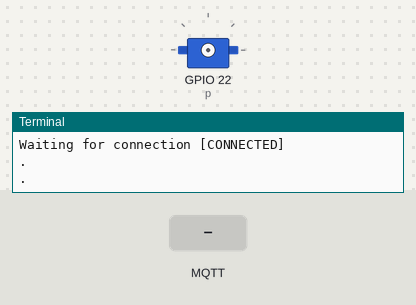
A program run on a simulated Raspberry Pi (BCM pin numbers). Parts: servo, the last lines printed to the terminal. The inputs (shaded band) are chosen by the test bench. No MQTT or app messages arrive unless stated; servo angles are drawn from the pulse width (0.5 ms = 0°, 2.5 ms = 180°); the clock reads 2024-03-15 10:24:30 at power-on unless the program sets it.

Above: at 1.3 s.
1.4 s: MQTT message "Pfefferminztee" arrives on the first subscribed topic
At 4.1 s:
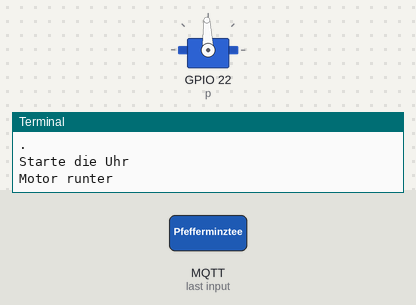
4.4 s: MQTT message "Schwarztee" arrives on the first subscribed topic
7.0 s: MQTT message "abbr" arrives on the first subscribed topic
At 10.0 s:
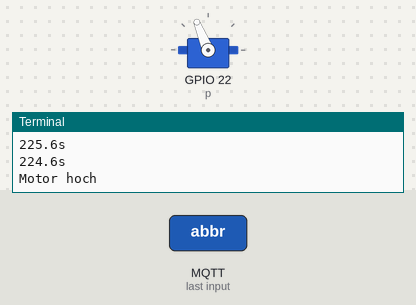
Timing chart, 0 to 13.7 s (numbered marks = the images above; inputs shaded):
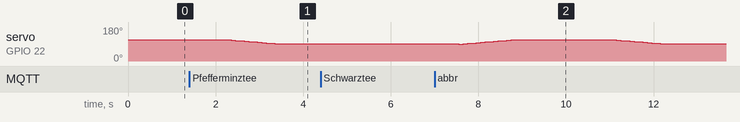

Measured:
- after the input at 1.4 s, servo on GPIO 22 (p): moves from 113° to 92° over 1.1 s, starting after 0.85 s
- after the input at 7.0 s, servo on GPIO 22 (p): 92° → 90° after 0.55 s, → 92° 0.10 s later, → 94° 0.10 s later, → 95° 0.10 s later, … (26 changes in this stretch)

The program:

Mr.Tea.py
```python
import RPi.GPIO as GPIO
import time
import paho.mqtt. client as mqtt
import sys

GPIO.setmode(GPIO.BCM)

# Servo Pin Siegnaloutput
GPIO.setup(22, GPIO.OUT)
# GPIO 22 als PWM mit 50Hz
p = GPIO.PWM(22, 50)
# Initialisierung
p.start(0)

#MQTT Websocket
#url = "diginet.mt.haw-hamburg.de"
url = "broker.mqttdashboard.com"
topic = "haw/dmi/mt/its/ss17"
sendtopic = "haw/dmi/mt/its/ss17"

#Variablen
connected = False
Wartezeit = 0
StarteZeitschalter = False
Abbruch = False
Motor = False
ThermometerAuslesen = False

#Mit Server verbinden
def on_connect(client, userdata, flags, rc):
    global connected
    connected = True
    client.subscribe(topic)

#Auf Abfrage des Servers warten
def on_message(client, userdata, msg):
    global Wartezeit
    global StarteZeitschalter
    global Abbruch

    payload = msg.payload.decode('utf-8')

    if payload == 'abbr':
        Abbruch = True
        return
    elif payload == 'Pfefferminztee':
        Wartezeit = 120
        StarteZeitschalter = True
        return
    elif payload == 'Schwarztee':
        Wartezeit = 230
        StarteZeitschalter = True
        return
    elif payload == 'Fruechtetee':
        Wartezeit = 420
        StarteZeitschalter = True
        return

#Motor nach unten
def MotorRunter():
    Motor = True
    if Motor == True :
        print ("Motor runter")
        on = True
        GPIO.output(22, on)
        try:
            while on:
                for i in range (88, 75, -1):
                    p.ChangeDutyCycle(i/10)
                    time.sleep(0.1)
                p.ChangeDutyCycle(0)
                time.sleep(0.1)
                on = False
                Motor = False
        except KeyboardInterrupt:
            p.stop()
            GPIO.cleanup()
    elif Motor == False :
        print ("Mache nichts")
        GPIO.output(22, False)
    else:
        print ("unbekannter Befehl")

#Motor nach oben
def MotorHoch():
    Motor2 = True
    if Motor2 == True :
        print ("Motor hoch")
        on = True
        GPIO.output(22, on)
        try:
            while on:
                for i in range (75, 88, +1):
                    p.ChangeDutyCycle(i/10)
                    time.sleep(0.1)
                p.ChangeDutyCycle(0)
                time.sleep(0.1)
                Motor2 = False
                on = False
        except KeyboardInterrupt:
            p.stop()
            GPIO.cleanup()
    elif Motor2 == False :
        print ("Mache nichts")
        GPIO.output(22, False)
    else:
        print ("unbekannter Befehl")

#Thermometer Daten auslesen
def TemperaturAuslesen():
    global temperature

    print("Temperatur")
    print("##########")

    file = open('/sys/bus/w1/devices/' + '10-0008032a18bc' + '/w1_slave')

    filecontent = file.read()
    file.close()
    stringvalue = filecontent.split("\n")[1].split(" ")[9]
    temperature = float(stringvalue[2:]) / 1000
    print("%5.3f °C" % temperature)
    return

    sys.exit(0)

#Hier gehts los
client = mqtt.Client()
client.username_pw_set('haw', password='schuh+-0')
client.on_connect = on_connect
client.on_message = on_message


client.connect(url, 1883, 60) #Connect


#Starten des Threads
client.loop_start()

#Wait for connect Anzeige
print("Waiting for connection ", end='')
while not connected:
    print(".", end='')
    time.sleep(0.1)
print("[CONNECTED]")

#Hauptschleife
while 1:
    while(not StarteZeitschalter):
        print(".")
        time.sleep(1)
    StarteZeitschalter = False
    print("Starte die Uhr")

    startzeit = time.time()

    MotorRunter()
    time.sleep(1)

    Abbruch = False

    while(time.time()-startzeit < Wartezeit):
        timestr = "%.1fs"%(Wartezeit - (time.time()-startzeit))
        #client.publish(sendtopic, timestr)
        print(timestr)
        if Abbruch:
            MotorHoch()
            time.sleep(2)
            break
        time.sleep(1)
    if not Abbruch:
        print("Fertig Gezogen")
        client.publish(sendtopic, "Fertig Gezogen")
        MotorHoch ()
        time.sleep(2)
        ThermometerAuslesen = True
    Abbruch = False
    while ThermometerAuslesen == True:
        TemperaturAuslesen ()
        #client.publish(sendtopic, temperature)
        time.sleep(5)
        if temperature < 37:
            print("Tee trinkbereit")
            client.publish(sendtopic, "Tee trinkbereit")
            ThermometerAuslesen = False
        elif Abbruch:
            time.sleep(2)
            break
        Abbruch = False

#Stoppen des Event-Threads
client.loop_stop()
```
